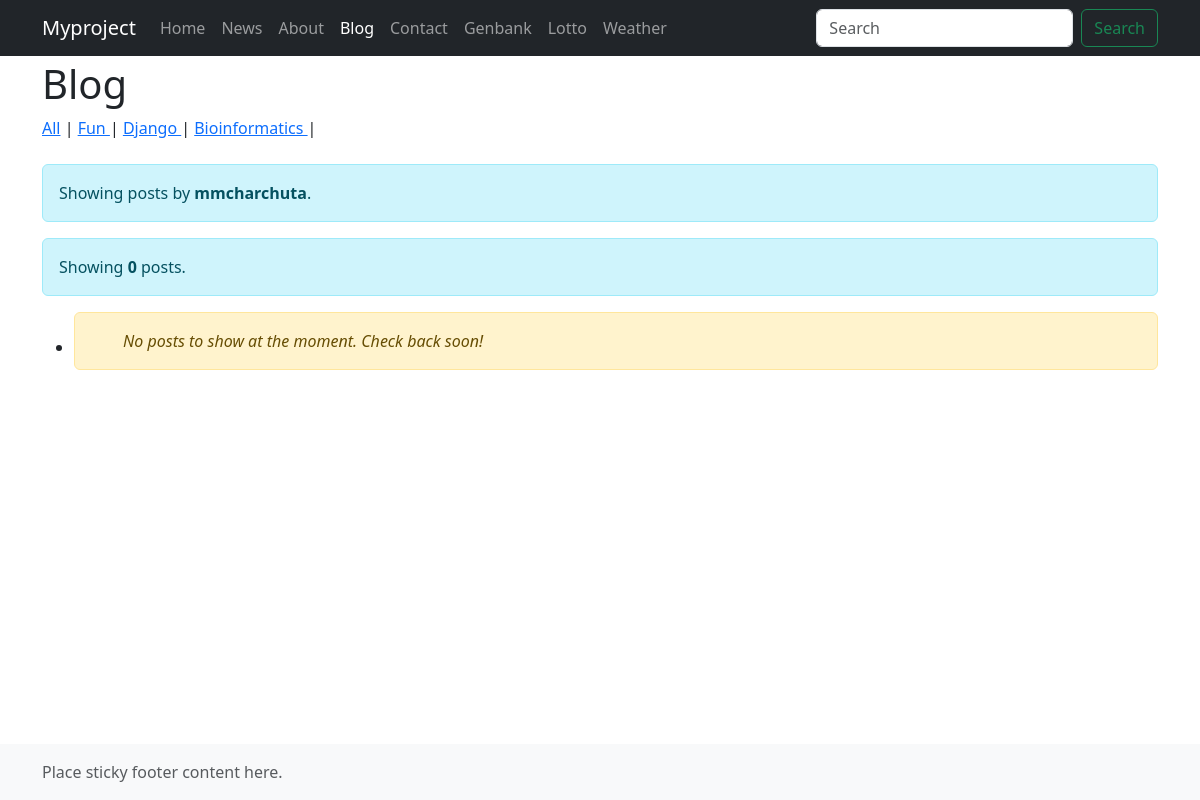
The page /blog/author/1/ on the database as committed earlier.
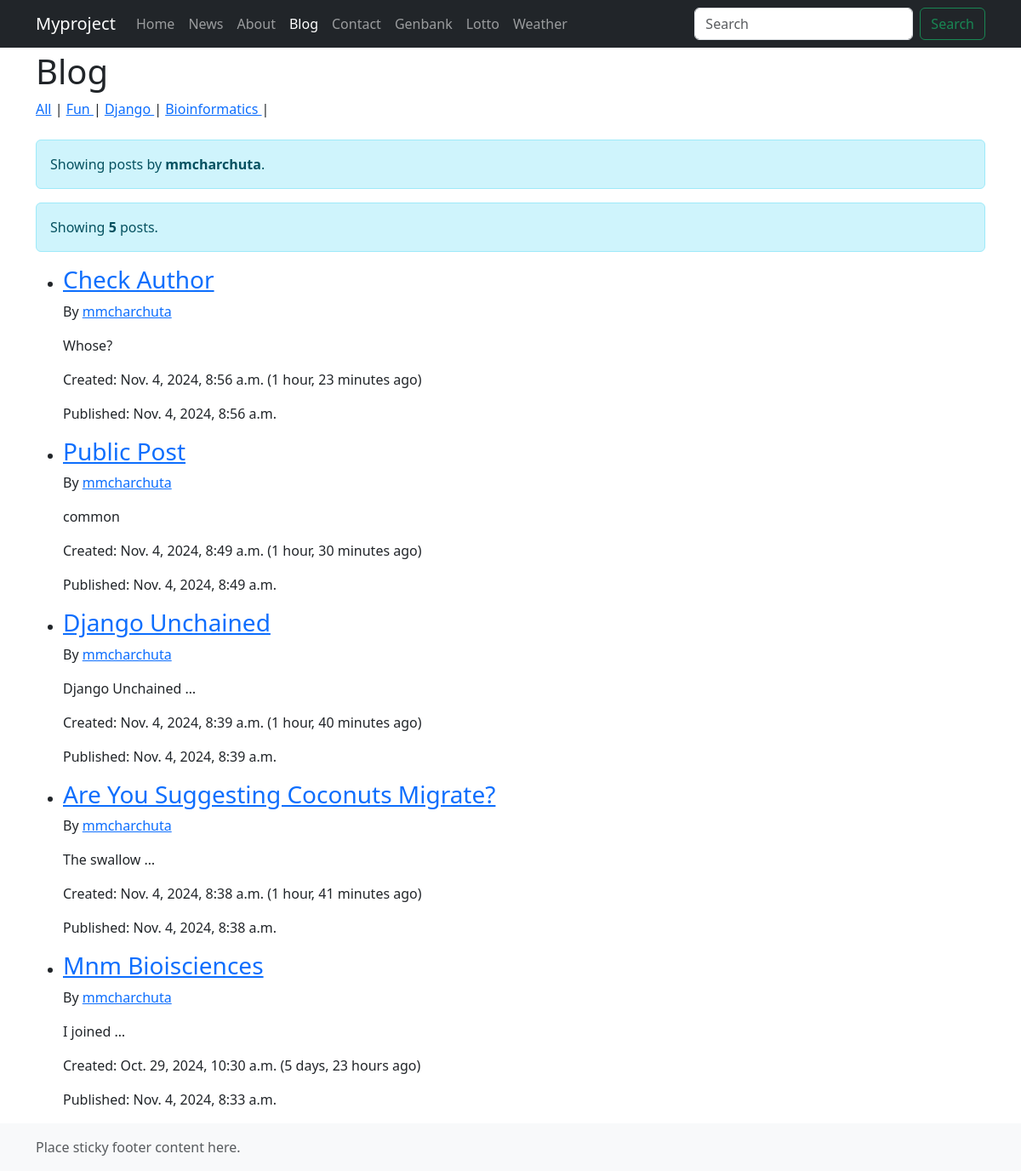
The same page on the database as committed later.
### blog/models.py (models this page shows, shortened)
class Category(models.Model):
    name = models.CharField(max_length=30)
    description = models.TextField()
    class Meta:
        verbose_name_plural = 'Categories'

class Post(models.Model):
    category = models.ForeignKey(Category, on_delete=models.CASCADE, null=True)
    author = models.ForeignKey(Author, on_delete=models.CASCADE, null=True)  # New field for author
    title = models.CharField(max_length=140)
    body = models.TextField()
    date_create = models.DateTimeField(auto_now_add=True)
    date_update = models.DateTimeField(auto_now=True)
    date_publish = models.DateTimeField(blank=True, null=True)
    is_public = models.BooleanField(default=True)

class Author(models.Model):
    name = models.CharField(max_length=100)
    bio = models.TextField(blank=True)

### blog/views.py (the view)
# urls.py: path('', views.post_list_view, name='post_list_view'),
def post_list_view(request, category_name=None, author_id=None):
    if category_name:
        queryset = Post.objects.filter(category__name=category_name, is_public=True)
    elif author_id:
        queryset = Post.objects.filter(author__id=author_id, is_public=True)
    else:
        queryset = Post.objects.filter(is_public=True)
    queryset = queryset.order_by('-date_publish')
    context = {
        'object_list': queryset,
        'category_list': Category.objects.all(),
        'author': get_object_or_404(Author, id=author_id) if author_id else None,
    }
    return render(request, 'blog/post_list.html', context)

### blog/templates/blog/post_list.html (shortened to what this page needs)
{% extends 'myapp/base.html' %}
{% block nav-link-blog %}active{% endblock %}
{% block content %}
  <h1>Blog</h1>
  <a href="{% url 'blog:post_list_view' %}">All</a> |
  {% for category in category_list %}
    <a href="{% url 'blog:post_list_category' category.name %}">
      {{ category.name }}
    </a> |
  {% endfor %}
  <br><br>
  {% if author %}
    <div class="alert alert-info" role="alert">
      Showing posts by <strong>{{ author.name }}</strong>.
    </div>
  {% endif %}
  <div class="alert alert-info" role="alert">
    Showing <strong>{{ object_list|length }}</strong> posts.
  </div>
  <ul>
    {% for obj in object_list %}
      <li>
        <h3>
          <a href="{% url 'blog:post_detail_view' obj.id %}">{{ obj.title|title }}</a>
        </h3>
        {% if obj.author %}
          <p>By {% if obj.author %}<a href="{% url 'blog:posts_by_author' obj.author.id %}">{{ obj.author.name }}</a>{% else %}Unknown Author{% endif %}</p>
        {% else %}
          <p><em>Author unknown</em></p>
        {% endif %}
        <p>{{ obj.body|truncatewords:2 }}</p>
        <p>Created: {{ obj.date_create }} ({{ obj.date_create|timesince }} ago)</p>
        <p>Published: {{ obj.date_publish }}</p>
      </li>
    {% empty %}
      <li>
        <div class="alert alert-warning d-flex align-items-center" role="alert">
          <svg class="bi flex-shrink-0 me-2" width="24" height="24" role="img" aria-label="Info:">
            <use xlink:href="#exclamation-triangle-fill" />
          </svg>
          <div>
            <em>No posts to show at the moment. Check back soon!</em>
          </div>
        </div>
      </li>
    {% endfor %}
  </ul>
{% endblock %}

Rows that differ between the two databases and show on the page:
now on this page (row edited): Post: title "Check Author", author.name "mmcharchuta", body "Whose?", date_create "Nov. 4, 2024, 8:56 a.m.", date_create "1 hour, 23 minutes", date_publish "Nov. 4, 2024, 8:56 a.m."
now on this page (row edited): Post: title "Public Post", author.name "mmcharchuta", body "common", date_create "Nov. 4, 2024, 8:49 a.m.", date_create "1 hour, 30 minutes", date_publish "Nov. 4, 2024, 8:49 a.m."
now on this page (row edited): Post: title "Django Unchained", author.name "mmcharchuta", body "Django Unchained …", date_create "Nov. 4, 2024, 8:39 a.m.", date_create "1 hour, 40 minutes", date_publish "Nov. 4, 2024, 8:39 a.m."
now on this page (row edited): Post: title "Are You Suggesting Coconuts Migrate?", author.name "mmcharchuta", body "The swallow …", date_create "Nov. 4, 2024, 8:38 a.m.", date_create "1 hour, 41 minutes", date_publish "Nov. 4, 2024, 8:38 a.m."
now on this page (row edited): Post: title "Mnm Bioisciences", author.name "mmcharchuta", body "I joined …", date_create "Oct. 29, 2024, 10:30 a.m.", date_create "5 days, 23 hours", date_publish "Nov. 4, 2024, 8:33 a.m."
Other text that changed with them:
{{ object_list|length }}: "0" → "5"
text no longer shown: "No posts to show at the moment. Check back soon!"
